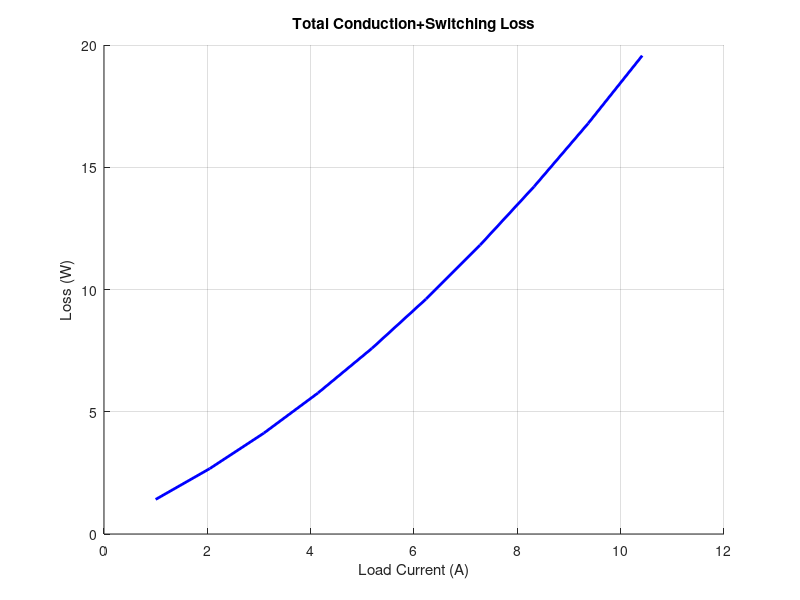
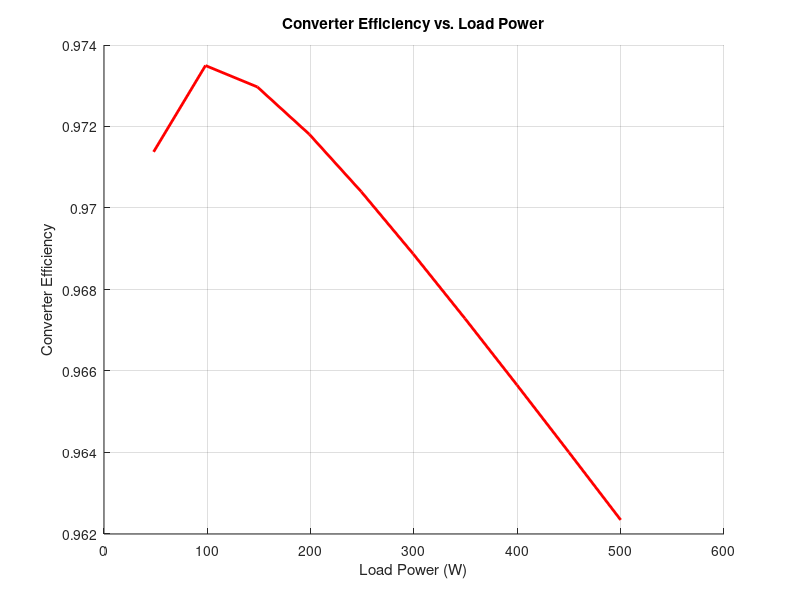

Here is the MATLAB script that generated these plots, in order:
clear all
close all
clc

% Input Parameters For Boost Converter

power = 500;    % Converter output power
Vout=120;       % Converter output voltage
VD = Vout;      % Device Blocking Voltage
VGS = 15;       % Peak applied Gate Voltage
RG = 10;              % Gate resistance
IDONmax = 10.4167;    % Peak Main switch current at maximum power 
k = 3.0139;      % Device Transconductance
VTh = 5.4239;    % Device Threshold voltage
trr = 25e-9;    % Diode Reverse Recovery Time
Irr = 1;        % Peak diode Reverse Recovery current
fsw = 100e3;    % Switching Frequency
di = 2.0833;         % Inductor Current Ripple 
Rdson = 0.125;    % MOSFET ON State Resistance
Rindesr = 5e-3; % Equivalent series resistance of inductor
von = 1.3;      % Free Wheel Diode on state voltage
D = 0.6;       % Converter Duty cycle

% Discritize the nonlinear device capacitance vs. device voltage curves
% from the onstate voltage (VDon) up to including the blocking voltage (VD) as the
% final point from datasheet
voltage = [1.0000 1.2553 2.0066 3.0303 4.0266 5.1272 6.0807 7.0094 8.1956 9.0529 10.1431 12.5535 13.4781 14.6780 15.9847 17.6569 20.0664 23.4623 30.3027 39.6977 50.5480 59.1024 69.1045 80.7993 91.8254 102.8830 120];

Coss=1e3*[1.2192 1.1297 1.0132 0.7912 0.6671 0.5771 0.5210 0.4784 0.4355 0.4103 0.3832 0.3372 0.3232 0.3070 0.2917 0.2748 0.2545 0.2317 0.1987 0.1690 0.1462 0.1331 0.1212 0.1103 0.1022 0.0955 0.0870]*10^-12;
Ciss=1e3*[1.3103 1.2809 1.2201 1.1667 1.1299 1.0986 1.0765 1.0581 1.0379 1.0250 1.0103 0.9827 0.9735 0.9624 0.9514 0.9385 0.9219 0.9017 0.9256 0.9256 0.9256 0.9256 0.9256 0.9256 0.9256 0.9256 0.9256]*10^-12;
Crss=[511.2220 473.6930 417.9731 308.7202 250.5113 209.7467 185.0338 166.6793 148.5851 138.1078 127.0345 108.6088 103.0813 96.8182 90.9357 84.5230 76.9382 68.5859 56.8288 46.5977 39.0153 34.7798 31.0042 27.6384 25.1582 23.1411 20.6661]*10^-12;

% Rectifier capacitance - use same voltage points used from mosfet curves

Cj = [236.5200  214.0512  174.2158  145.3770  128.3216  115.4065  107.0810  100.6037   93.9303 89.9162   85.5380   77.8951   75.5024   72.7279   70.0554   67.0614   63.3992   59.1937 52.9051   46.9905   42.2612   39.4578   36.8404   34.3966   32.5183   30.9349   28.9139]*10^-12;

% Calculate MOSFET equivalent capacitances
Cgd = Crss;
Cgs = Ciss-Cgd;
Cds = Coss-Cgd;

% Loop current to calculate losses as a function of device current
current = linspace(1,IDONmax,10);

for loop=1:length(current) % Begin Loop
    
    IDON = current(loop);

% Calculate Miller Capacitance
Vmiller = VTh + sqrt(IDON/k);

% Calcualte trajectory times

tdon = RG*Ciss(end)*log( 1/(1-(VTh/VGS)) );
tdoff = RG*Ciss(1)*log(VGS/Vmiller);
tr = (RG*Ciss(end)*log( 1/(1-(Vmiller/VGS)) )) - (RG*Ciss(end)*log( 1/(1-(VTh/VGS)) ));
tf = RG*Ciss(end)*log(Vmiller/VTh);

% Calcualte voltage fall time 
tfu = RG*trapz(voltage,Cgd)/(VGS-Vmiller);
tru = RG*trapz(voltage,Cgd)/(Vmiller);

% Calculate Cross over Energy Loss
Won = 0.5*tr*VD*IDON+0.5*tfu*VD*IDON;
Woff = 0.5*tru*VD*IDON+0.5*tf*VD*IDON;

% Calculate CV^2 Loss
cvterm1 = Coss.*voltage;
cvterm2 = Cj.*voltage;
Cosser = 2*trapz(voltage,cvterm1)/(voltage(end)^2-voltage(1)^2);
Cjer = 2*trapz(voltage,cvterm2)/(voltage(end)^2-voltage(1)^2);
Wc = 0.5*Cosser*(voltage(end)^2-voltage(1)^2)+0.5*Cjer*(voltage(end)^2-voltage(1)^2);

% Calculate recovery loss
Qrr = trr*Irr/2;
Wrr = Qrr*VD+VD*IDON*trr;

% Calculate total switching loss
Wmsw = Won+Woff+Wrr+Wc;
pswavg = Wmsw*fsw;

% Calculate Conduction Loss
pcavg = (1/3)*Rdson*D*(3*IDON^2+di^2);
pcdiode = (1-D)*IDON*von;

% Calculate Conduction Loss of Inductor
Iindrms = IDON*sqrt( 1+(1/3)*((di/IDON)^2) );
pindcopper = Rindesr*Iindrms^2;
pcore = pindcopper;

% Total loss
ploss(loop) = pcdiode+pcavg+pswavg+pindcopper+pcore;

% Efficiency
iout(loop) = IDON*(1-D); % Map IDON to iout
power(loop) = iout(loop)*Vout;
eff(loop) = power(loop)/( power(loop) + ploss(loop) );

end            % End Loop

figure()
hold on
grid on
plot(current,ploss,'b','LineWidth',2)
xlabel('Load Current (A)')
ylabel('Loss (W)')
title('Total Conduction+Switching Loss')

figure()
hold on
grid on
plot(power,eff,'r','LineWidth',2)
xlabel('Load Power (W)')
ylabel('Converter Efficiency')
title('Converter Efficiency vs. Load Power')




